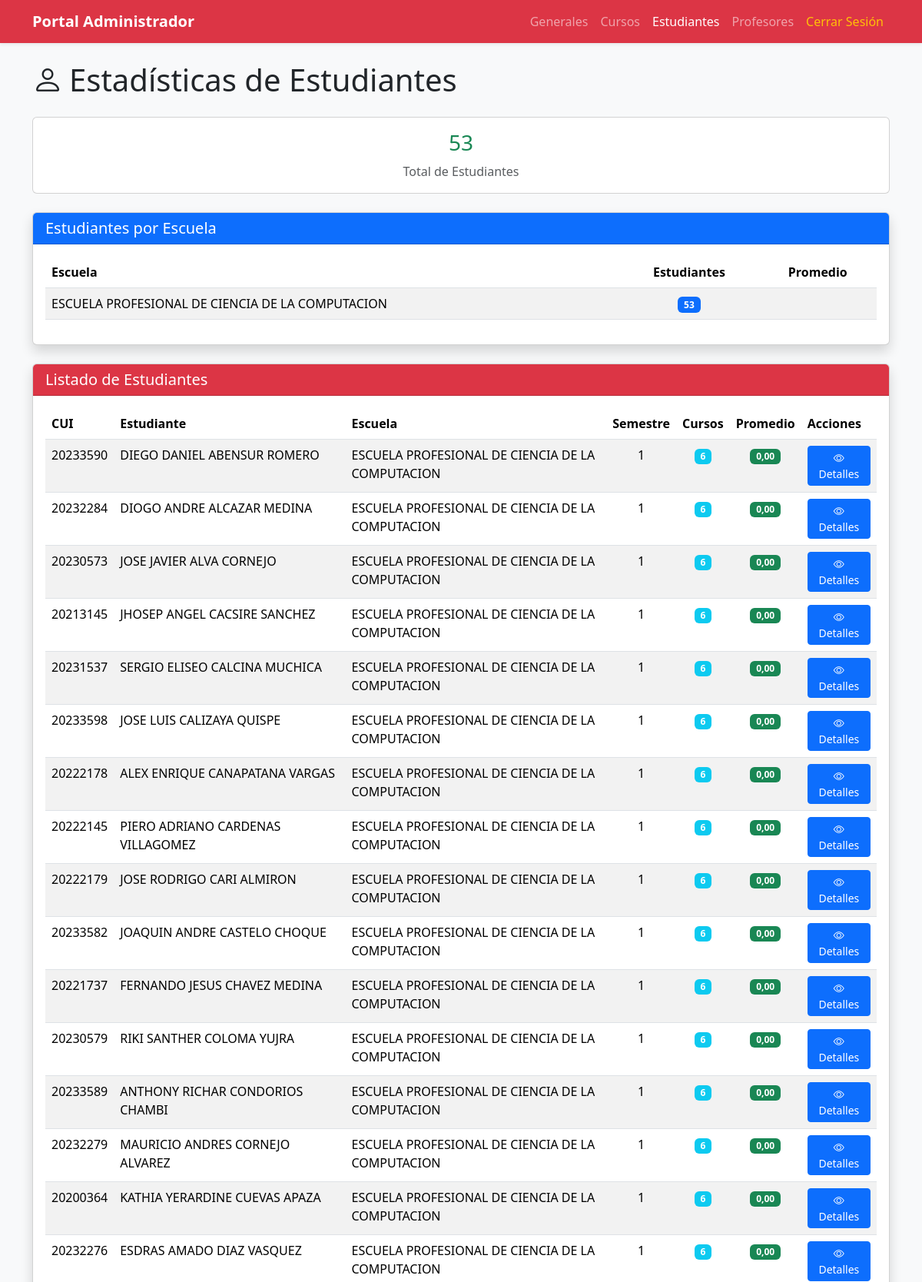
The app's page /administrador/estadisticas/estudiantes/ (signed in, upper part) with its own data.
### app/models/usuario/models.py (models this page shows, shortened)
class Escuela(models.Model):
    codigo = models.CharField(max_length=20, unique=True, primary_key=True)
    nombre = models.CharField(max_length=200)
    facultad = models.CharField(max_length=200, blank=True, null=True)
    descripcion = models.TextField(blank=True, null=True)
    is_active = models.BooleanField(default=True)
    class Meta:
        db_table = 'escuela'
        verbose_name = 'Escuela'
        verbose_name_plural = 'Escuelas'

class Estudiante(models.Model):
    usuario = models.OneToOneField(
        Usuario,
        on_delete=models.CASCADE,
        primary_key=True,
        related_name='estudiante'
    )
    escuela = models.ForeignKey(
        Escuela,
        on_delete=models.PROTECT,
        related_name='estudiantes'
    )
    codigo_estudiante = models.CharField(max_length=20, unique=True)
    fecha_ingreso = models.DateField()
    semestre_actual = models.IntegerField(default=1)
    creditos_aprobados = models.IntegerField(default=0)
    promedio_ponderado = models.DecimalField(
        max_digits=4,
        decimal_places=2,
        default=0.00
    )
    class Meta:
        db_table = 'estudiante'
        verbose_name = 'Estudiante'
        verbose_name_plural = 'Estudiantes'

class Usuario(AbstractBaseUser, PermissionsMixin):
    codigo = models.CharField(max_length=20, unique=True, primary_key=True)
    nombres = models.CharField(max_length=100)
    apellidos = models.CharField(max_length=100)
    email = models.EmailField(unique=True, validators=[EmailValidator()])
    telefono = models.CharField(max_length=20, blank=True, null=True)
    dni = models.CharField(
        max_length=8,
        unique=True,
        validators=[RegexValidator(regex=r'^\d{8}$', message='DNI debe tener 8 dígitos')]
    )
    tipo_usuario = models.ForeignKey(
        TipoUsuario,
        on_delete=models.PROTECT,
        related_name='usuarios'
    )
    estado_cuenta = models.ForeignKey(
        EstadoCuenta,
        on_delete=models.PROTECT,
        related_name='usuarios',
        default='ACTIVO'
    )
    permisos_usuario = models.ManyToManyField(
        Permiso,
        related_name='usuarios',
        blank=True
    )
    fecha_registro = models.DateTimeField(auto_now_add=True)
    fecha_actualizacion = models.DateTimeField(auto_now=True)
    ultimo_acceso = models.DateTimeField(null=True, blank=True)
    direccion_ip_ultimo_acceso = models.GenericIPAddressField(null=True, blank=True)
    is_active = models.BooleanField(default=True)
    is_staff = models.BooleanField(default=False)
    is_superuser = models.BooleanField(default=False)
    objects = UsuarioManager()
    USERNAME_FIELD = 'email'
    REQUIRED_FIELDS = ['codigo', 'nombres', 'apellidos', 'dni']
    class Meta:
        db_table = 'usuario'
        verbose_name = 'Usuario'
        verbose_name_plural = 'Usuarios'
        ordering = ['apellidos', 'nombres']
    @property
    def nombre_completo(self):
        return f"{self.nombres} {self.apellidos}"

### app/models/usuario/admin_views.py (the view)
# urls.py: path('administrador/estadisticas/estudiantes/', admin_views.estadisticas_estudiantes, name='estadisticas_estudiantes'),
@never_cache
@login_required
def estadisticas_estudiantes(request):
    if not hasattr(request.user, 'tipo_usuario'):
        messages.error(request, 'No tiene permisos para acceder a esta página.')
        return redirect('login')
    tipo = request.user.tipo_usuario.nombre
    if tipo != 'Administrador':
        messages.error(request, 'Solo administradores pueden ver estadísticas de estudiantes.')
        return redirect('login')
    from django.db.models import Avg, Count, Q
    from app.models.matricula.models import Matricula
    estudiantes = Estudiante.objects.select_related(
        'usuario', 'escuela'
    ).annotate(
        num_cursos=Count('matriculas', filter=Q(
            matriculas__periodo_academico='2025-B',
            matriculas__estado='MATRICULADO'
        ))
    ).order_by('escuela__nombre', 'usuario__apellidos')
    escuelas_stats = Escuela.objects.filter(is_active=True).annotate(
        num_estudiantes=Count('estudiantes'),
        promedio_escuela=Avg('estudiantes__promedio_ponderado')
    ).order_by('-num_estudiantes')
    context = {
        'usuario': request.user,
        'estudiantes': estudiantes,
        'total_estudiantes': estudiantes.count(),
        'escuelas_stats': escuelas_stats,
    }
    return render(request, 'admin/estadisticas_estudiantes.html', context)

### Templates/admin/estadisticas_estudiantes.html (shortened to what this page needs)
<!doctype html>
<html lang="es">
<head>
    <link href="https://cdn.jsdelivr.net/npm/bootstrap@5.3.2/dist/css/bootstrap.min.css" rel="stylesheet">
    <link rel="stylesheet" href="https://cdn.jsdelivr.net/npm/bootstrap-icons@1.11.1/font/bootstrap-icons.css">
</head>
<body class="bg-light">
    <nav class="navbar navbar-expand-lg navbar-dark bg-danger shadow-sm">
        <div class="container">
            <a class="navbar-brand fw-bold" href="{% url 'admin_dashboard' %}">Portal Administrador</a>
            <div class="collapse navbar-collapse">
                <ul class="navbar-nav ms-auto">
                    <li class="nav-item"><a class="nav-link" href="{% url 'estadisticas_generales' %}">Generales</a></li>
                    <li class="nav-item"><a class="nav-link" href="{% url 'estadisticas_cursos' %}">Cursos</a></li>
                    <li class="nav-item"><a class="nav-link active" href="{% url 'estadisticas_estudiantes' %}">Estudiantes</a></li>
                    <li class="nav-item"><a class="nav-link" href="{% url 'estadisticas_profesores' %}">Profesores</a></li>
                    <li class="nav-item"><a class="nav-link text-warning" href="{% url 'logout' %}">Cerrar Sesión</a></li>
                </ul>
            </div>
        </div>
    </nav>
    <main class="container mt-4 mb-5">
        <h1 class="mb-4"><i class="bi bi-person me-2"></i>Estadísticas de Estudiantes</h1>
        <div class="card mb-4">
            <div class="card-body text-center">
                <h3 class="text-success">{{ total_estudiantes }}</h3>
                <p class="text-muted mb-0">Total de Estudiantes</p>
            </div>
        </div>
        <div class="card mb-4 shadow">
            <div class="card-header bg-primary text-white">
                <h5 class="mb-0">Estudiantes por Escuela</h5>
            </div>
            <div class="card-body">
                <table class="table table-striped">
                    <thead>
                        <tr>
                            <th>Escuela</th>
                            <th class="text-center">Estudiantes</th>
                            <th class="text-center">Promedio</th>
                        </tr>
                    </thead>
                    <tbody>
                        {% for escuela in escuelas_stats %}
                        <tr>
                            <td>{{ escuela.nombre }}</td>
                            <td class="text-center">
                                <span class="badge bg-primary">{{ escuela.num_estudiantes }}</span>
                            </td>
                            <td class="text-center">
                            </td>
                        </tr>
                        {% empty %}
                        <tr>
                            <td colspan="3" class="text-center text-muted">No hay datos disponibles</td>
                        </tr>
                        {% endfor %}
                    </tbody>
                </table>
            </div>
        </div>
        <div class="card shadow">
            <div class="card-header bg-danger text-white">
                <h5 class="mb-0">Listado de Estudiantes</h5>
            </div>
            <div class="card-body">
                <table class="table table-striped table-hover">
                    <thead>
                        <tr>
                            <th>CUI</th>
                            <th>Estudiante</th>
                            <th>Escuela</th>
                            <th>Semestre</th>
                            <th>Cursos</th>
                            <th>Promedio</th>
                            <th>Acciones</th>
                        </tr>
                    </thead>
                    <tbody>
                        {% for estudiante in estudiantes %}
                        <tr>
                            <td>{{ estudiante.codigo_estudiante }}</td>
                            <td>{{ estudiante.usuario.nombre_completo }}</td>
                            <td>{{ estudiante.escuela.nombre }}</td>
                            <td class="text-center">{{ estudiante.semestre_actual }}</td>
                            <td class="text-center">
                                <span class="badge bg-info">{{ estudiante.num_cursos }}</span>
                            </td>
                            <td class="text-center">
                                <span class="badge bg-success">{{ estudiante.promedio_ponderado|floatformat:2 }}</span>
                            </td>
                            <td>
                                <a href="{% url 'estadisticas_estudiante_detalle' estudiante.codigo_estudiante %}" class="btn btn-sm btn-primary">
                                    <i class="bi bi-eye"></i> Detalles
                                </a>
                            </td>
                        </tr>
                        {% empty %}
                        <tr>
                            <td colspan="7" class="text-center text-muted">No hay estudiantes registrados</td>
                        </tr>
                        {% endfor %}
                    </tbody>
                </table>
            </div>
        </div>
    </main>
</body>
</html>

### records on screen
Escuela: nombre "ESCUELA PROFESIONAL DE CIENCIA DE LA COMPUTACION", num_estudiantes "53"
Estudiante: codigo_estudiante "20233590", usuario.nombre_completo "DIEGO DANIEL ABENSUR ROMERO", escuela.nombre "ESCUELA PROFESIONAL DE CIENCIA DE LA COMPUTACION", semestre_actual "1", num_cursos "6", promedio_ponderado "0,00"
Estudiante: codigo_estudiante "20232284", usuario.nombre_completo "DIOGO ANDRE ALCAZAR MEDINA", escuela.nombre "ESCUELA PROFESIONAL DE CIENCIA DE LA COMPUTACION", semestre_actual "1", num_cursos "6", promedio_ponderado "0,00"
Estudiante: codigo_estudiante "20230573", usuario.nombre_completo "JOSE JAVIER ALVA CORNEJO", escuela.nombre "ESCUELA PROFESIONAL DE CIENCIA DE LA COMPUTACION", semestre_actual "1", num_cursos "6", promedio_ponderado "0,00"
Estudiante: codigo_estudiante "20213145", usuario.nombre_completo "JHOSEP ANGEL CACSIRE SANCHEZ", escuela.nombre "ESCUELA PROFESIONAL DE CIENCIA DE LA COMPUTACION", semestre_actual "1", num_cursos "6", promedio_ponderado "0,00"
Estudiante: codigo_estudiante "20231537", usuario.nombre_completo "SERGIO ELISEO CALCINA MUCHICA", escuela.nombre "ESCUELA PROFESIONAL DE CIENCIA DE LA COMPUTACION", semestre_actual "1", num_cursos "6", promedio_ponderado "0,00"
Estudiante: codigo_estudiante "20233598", usuario.nombre_completo "JOSE LUIS CALIZAYA QUISPE", escuela.nombre "ESCUELA PROFESIONAL DE CIENCIA DE LA COMPUTACION", semestre_actual "1", num_cursos "6", promedio_ponderado "0,00"
Estudiante: codigo_estudiante "20222178", usuario.nombre_completo "ALEX ENRIQUE CANAPATANA VARGAS", escuela.nombre "ESCUELA PROFESIONAL DE CIENCIA DE LA COMPUTACION", semestre_actual "1", num_cursos "6", promedio_ponderado "0,00"
Estudiante: codigo_estudiante "20222145", usuario.nombre_completo "PIERO ADRIANO CARDENAS VILLAGOMEZ", escuela.nombre "ESCUELA PROFESIONAL DE CIENCIA DE LA COMPUTACION", semestre_actual "1", num_cursos "6", promedio_ponderado "0,00"
Estudiante: codigo_estudiante "20222179", usuario.nombre_completo "JOSE RODRIGO CARI ALMIRON", escuela.nombre "ESCUELA PROFESIONAL DE CIENCIA DE LA COMPUTACION", semestre_actual "1", num_cursos "6", promedio_ponderado "0,00"
Estudiante: codigo_estudiante "20233582", usuario.nombre_completo "JOAQUIN ANDRE CASTELO CHOQUE", escuela.nombre "ESCUELA PROFESIONAL DE CIENCIA DE LA COMPUTACION", semestre_actual "1", num_cursos "6", promedio_ponderado "0,00"
Estudiante: codigo_estudiante "20221737", usuario.nombre_completo "FERNANDO JESUS CHAVEZ MEDINA", escuela.nombre "ESCUELA PROFESIONAL DE CIENCIA DE LA COMPUTACION", semestre_actual "1", num_cursos "6", promedio_ponderado "0,00"
Estudiante: codigo_estudiante "20230579", usuario.nombre_completo "RIKI SANTHER COLOMA YUJRA", escuela.nombre "ESCUELA PROFESIONAL DE CIENCIA DE LA COMPUTACION", semestre_actual "1", num_cursos "6", promedio_ponderado "0,00"
Estudiante: codigo_estudiante "20233589", usuario.nombre_completo "ANTHONY RICHAR CONDORIOS CHAMBI", escuela.nombre "ESCUELA PROFESIONAL DE CIENCIA DE LA COMPUTACION", semestre_actual "1", num_cursos "6", promedio_ponderado "0,00"
Estudiante: codigo_estudiante "20232279", usuario.nombre_completo "MAURICIO ANDRES CORNEJO ALVAREZ", escuela.nombre "ESCUELA PROFESIONAL DE CIENCIA DE LA COMPUTACION", semestre_actual "1", num_cursos "6", promedio_ponderado "0,00"
Estudiante: codigo_estudiante "20200364", usuario.nombre_completo "KATHIA YERARDINE CUEVAS APAZA", escuela.nombre "ESCUELA PROFESIONAL DE CIENCIA DE LA COMPUTACION", semestre_actual "1", num_cursos "6", promedio_ponderado "0,00"
Estudiante: codigo_estudiante "20232276", usuario.nombre_completo "ESDRAS AMADO DIAZ VASQUEZ", escuela.nombre "ESCUELA PROFESIONAL DE CIENCIA DE LA COMPUTACION", semestre_actual "1", num_cursos "6", promedio_ponderado "0,00"

### other values on screen
{{ total_estudiantes }} "53"
